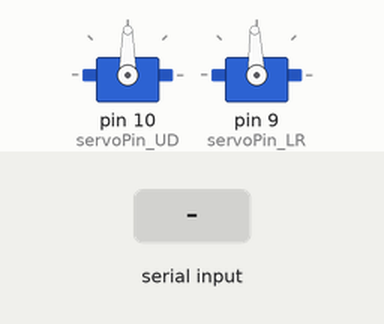
The sketch below on a simulated Arduino Uno, built with avr-gcc and run on an emulated ATmega328P. Shown: 2 × servo. Wiring (inferred from the names in the program): servo: signal pin 9. The inputs (shaded band) are chosen by the test bench. Servo pulses on a pin are drawn as a servo (544–2400 µs = 0–180°).

Above: at 1.2 s.
1.3 s: byte 33 (PAN_SELFI_START) received over Serial
At 2.5 s:
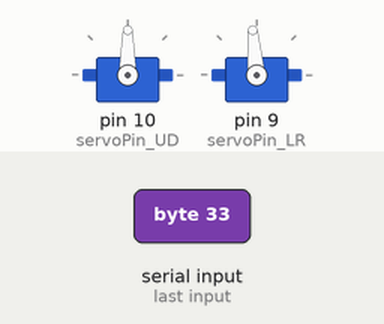
2.8 s: byte 31 (PAN_RIGHT_START) received over Serial
At 4.2 s:
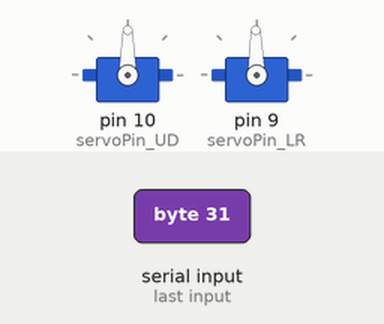
Timing chart, 0 to 5.8 s (numbered marks = the images above; inputs shaded):
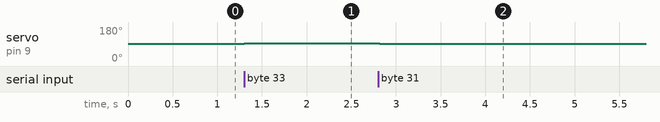

The sketch:

ServoControl.ino
```cpp
#include <Servo.h>

int servoPin_LR  =  9;    // control pin for servo motor
int servoPin_UD  =  10;    // control pin for servo motor

// 360 servo (Right-Left rotation)

// Adjust these values for your servo and setup, if necessary
int minPulse     =  1170;  // maximum servo speed clockwise
int maxPulse     =  1770; // maximum servo speed anticlockwise
int turnRate     =  5;  // servo turn rate increment (larger value, faster rate)
int refreshTime  =  20;   // time (ms) between pulses (50Hz)

// Pulse width constants
#define PW_RIGHT  1475
#define PW_LEFT   1500
#define PW_STOP   1490
#define PW_SELFI  1520
#define PW_RESET  1455

// The Arduino will calculate these values for you

int pulseWidth;          // servo pulse width
long lastPulse   = 0;    // recorded time (ms) of the last pulse


// (Up-Down servo)
Servo servo1;

int panUD        = 0;
int degreeUD     = 30;
int loopCounter  = 0;

#define MAX_RANGE_UD         90
#define MIN_RANGE_UD         0
#define CONSTANT_DEGREE_JUMP 3

// Android-Arduino command

#define PAN_UP_START      25
#define PAN_UP_STOP       26
#define PAN_DOWN_START    27
#define PAN_DOWN_STOP     28
#define PAN_LEFT_START    29
#define PAN_LEFT_STOP     30
#define PAN_RIGHT_START   31
#define PAN_RIGHT_STOP    32

#define PAN_SELFI_START   33
#define PAN_SELFI_STOP    34
#define PAN_RESET_START   35
#define PAN_RESET_STOP    36

void setup()
{
  Serial.begin(9600);

  pinMode(servoPin_LR, OUTPUT);  // Set servo pin as an output pin

  pulseWidth = PW_STOP;   // Give the servo a stop command

  servo1.attach(servoPin_UD);
  servo1.write(90);
}

byte command;
int intCommand;

void loop()
{
         if (Serial.peek() != -1) {
               command = Serial.read();
    //            String val = Serial.readString();
    //            intCommand = val.toInt();
    //            Serial.println("Command: " + intCommand);


         switch (command)
         {
          case PAN_UP_START:    panUD=1;                break;
          case PAN_DOWN_START:  panUD=-1;               break;
          case PAN_UP_STOP:
          case PAN_DOWN_STOP:   panUD=0;                break;
          case PAN_SELFI_STOP:
          case PAN_RESET_STOP:
          case PAN_RIGHT_STOP:
          case PAN_LEFT_STOP:   pulseWidth = PW_STOP;   break;
          case PAN_RIGHT_START: pulseWidth = PW_RIGHT;  break;
          case PAN_LEFT_START:  pulseWidth = PW_LEFT;   break;
          case PAN_SELFI_START: pulseWidth = PW_SELFI;  break;
          case PAN_RESET_START: pulseWidth = PW_RESET;  break;
          default: break;
        }

        // Run every 5 times
        if (loopCounter==5) {
          loopCounter = 0;

          if(panUD == 1) {
            degreeUD += CONSTANT_DEGREE_JUMP;
            if (degreeUD >= MAX_RANGE_UD)
               degreeUD = MAX_RANGE_UD;
               servo1.write(degreeUD+60);
          }
          else if (panUD == -1) {
            degreeUD -= CONSTANT_DEGREE_JUMP;
            if (degreeUD <= MIN_RANGE_UD)
               degreeUD = MIN_RANGE_UD;
            servo1.write(degreeUD+60);
          }
        }
        else {
          loopCounter += 1;
        }

    }

    if(millis() - lastPulse >= 20)//refreshTime
    {
        digitalWrite(servoPin_LR, HIGH);      // start the pulse
        delayMicroseconds(pulseWidth);        // pulse width
        digitalWrite(servoPin_LR, LOW);      // stop the pulse
        lastPulse = millis();                // save the time of the last pulse
    }
}
```

Measured:
- after the input at 1.3 s, servo on pin 9 (servoPin_LR): 92° → 95° at once
- after the input at 2.8 s, servo on pin 9 (servoPin_LR): 95° → 91° at once
